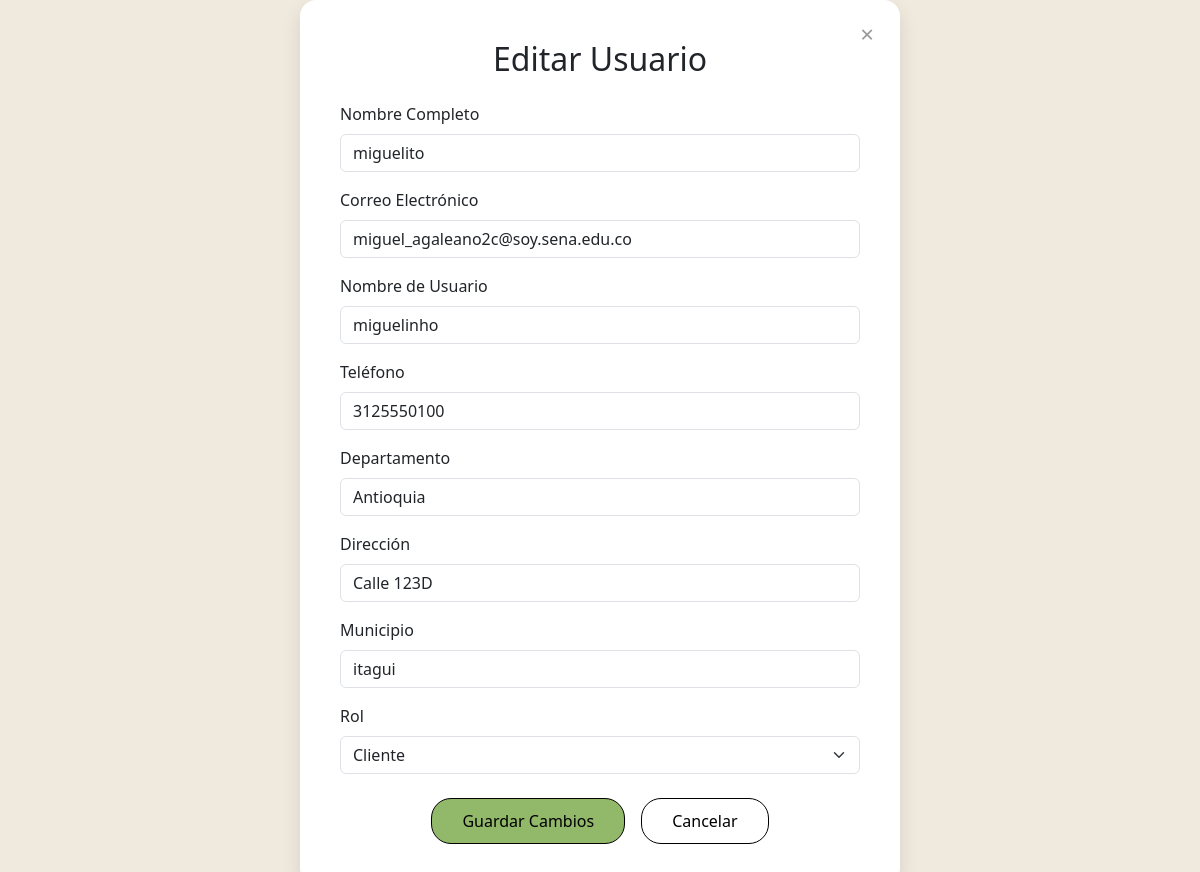
/editar_usuario/30/, run on the app's committed database.
### merkachecheres/models.py (models this page shows, shortened)
class Usuario(models.Model):
    full_name = models.CharField(max_length=255)
    email = models.EmailField(unique=True)
    username = models.CharField(max_length=150, unique=True)
    password = models.CharField(max_length=128, blank=True, null=True)
    telefono = models.CharField(max_length=15, default="Sin teléfono")  # Valor por defecto
    departamento = models.CharField(max_length=100, default="Sin departamento")  # Valor por defecto
    direccion = models.CharField(max_length=255, default="Sin dirección")  # Valor por defecto
    municipio = models.CharField(max_length=100, default="Sin municipio")  # Valor por defecto
    foto_perfil = models.ImageField(
        upload_to='usuarios/perfiles',
        validators=[validar_extension_imagen],
        blank=True,
        null=True,
        verbose_name="Ruta de la imagen de perfil"
    )  #
    ROLES = (
        (1, "Admin"),
        (2, "Cliente"),
        (3, "Vendedor")
    )
    rol = models.IntegerField(choices=ROLES, default=2)

### merkachecheres/views.py (the view, shortened to what this page needs)
# urls.py: path('editar_usuario/<int:usuario_id>/', views.editar_usuario, name='editar_usuario'),
def editar_usuario(request, usuario_id):
    try:
        usuario = Usuario.objects.get(id=usuario_id)
        return render(request, 'editar_usuario.html', {'usuario': usuario})
    except Usuario.DoesNotExist:
        messages.error(request, "El usuario no existe.")
        return redirect('admin_dashboard')

### merkachecheres/templates/editar_usuario.html (shortened to what this page needs)
{% load static %}
<!DOCTYPE html>
<html lang="es">
<head>
    <link href="https://cdn.jsdelivr.net/npm/bootstrap@5.3.0-alpha3/dist/css/bootstrap.min.css" rel="stylesheet">
    <link rel="stylesheet" href="{% static 'css/editar.css' %}">
</head>
<body>
    <div class="form-container">
        <button class="close-btn" onclick="window.location.href='{% url 'admin_dashboard' %}'">&times;</button>
        <h2 class="mb-4 text-center">Editar Usuario</h2>
        <form method="POST">
            <div class="mb-3">
                <label for="full_name" class="form-label">Nombre Completo</label>
                <input type="text" id="full_name" name="full_name" class="form-control" value="{{ usuario.full_name }}" required>
            </div>
            <div class="mb-3">
                <label for="email" class="form-label">Correo Electrónico</label>
                <input type="email" id="email" name="email" class="form-control" value="{{ usuario.email }}" required>
            </div>
            <div class="mb-3">
                <label for="username" class="form-label">Nombre de Usuario</label>
                <input type="text" id="username" name="username" class="form-control" value="{{ usuario.username }}" required>
            </div>
            <div class="mb-3">
                <label for="telefono" class="form-label">Teléfono</label>
                <input type="text" id="telefono" name="telefono" class="form-control" value="{{ usuario.telefono }}" required>
            </div>
            <div class="mb-3">
                <label for="departamento" class="form-label">Departamento</label>
                <input type="text" id="departamento" name="departamento" class="form-control" value="{{ usuario.departamento }}" required>
            </div>
            <div class="mb-3">
                <label for="direccion" class="form-label">Dirección</label>
                <input type="text" id="direccion" name="direccion" class="form-control" value="{{ usuario.direccion }}" required>
            </div>
            <div class="mb-3">
                <label for="municipio" class="form-label">Municipio</label>
                <input type="text" id="municipio" name="municipio" class="form-control" value="{{ usuario.municipio }}" required>
            </div>
            <div class="mb-4">
                <label for="rol" class="form-label">Rol</label>
                <select id="rol" name="rol" class="form-select">
                    <option value="2" {% if usuario.rol == 2 %}selected{% endif %}>Cliente</option>
                </select>
            </div>
            <div class="btn-group-custom">
                <button type="submit" class="btn btn-primary">Guardar Cambios</button>
                <button type="button" class="btn btn-secondary" onclick="window.location.href='{% url 'admin_dashboard' %}'">Cancelar</button>
            </div>
        </form>
    </div>
</body>
</html>

### merkachecheres/static/css/editar.css (style rules this page uses)
body { background: #EFE9DE; min-height: 100vh; display: flex; justify-content: center; align-items: center; }
.form-container { background-color: #ffffff; padding: 2.5rem; border-radius: 1rem; box-shadow: 0 8px 20px rgba(0, 0, 0, 0.1); width: 100%; max-width: 600px; position: relative; }
.close-btn { position: absolute; top: 15px; right: 20px; background: none; border: none; font-size: 1.5rem; color: #999; cursor: pointer; transition: color 0.3s ease; }
.btn.btn-primary { background-color: #92b869; color: #000; border-color: #000; border-radius: 20px; padding: 10px 30px; }
.btn.btn-secondary { background-color: transparent; color: #000; border-color: #000; border-radius: 20px; padding: 10px 30px; }
.btn-group-custom { display: flex; justify-content: center; gap: 1rem; }

### data on the page
Usuario: full_name "miguelito", email "miguel_agaleano2c@soy.sena.edu.co", username "miguelinho", telefono "3125550100", departamento "Antioquia", direccion "Calle 123D", municipio "itagui", rol "Cliente"
